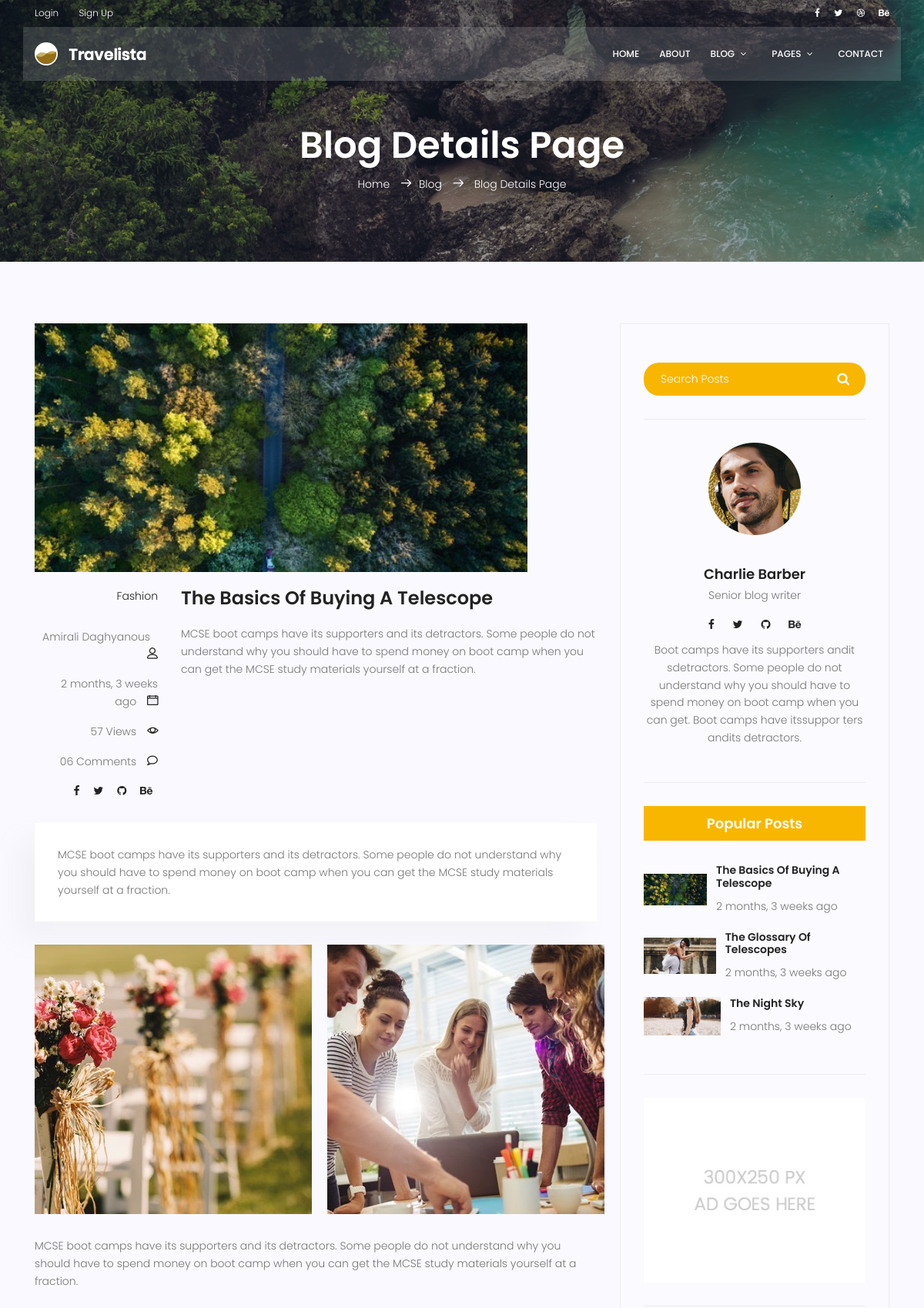
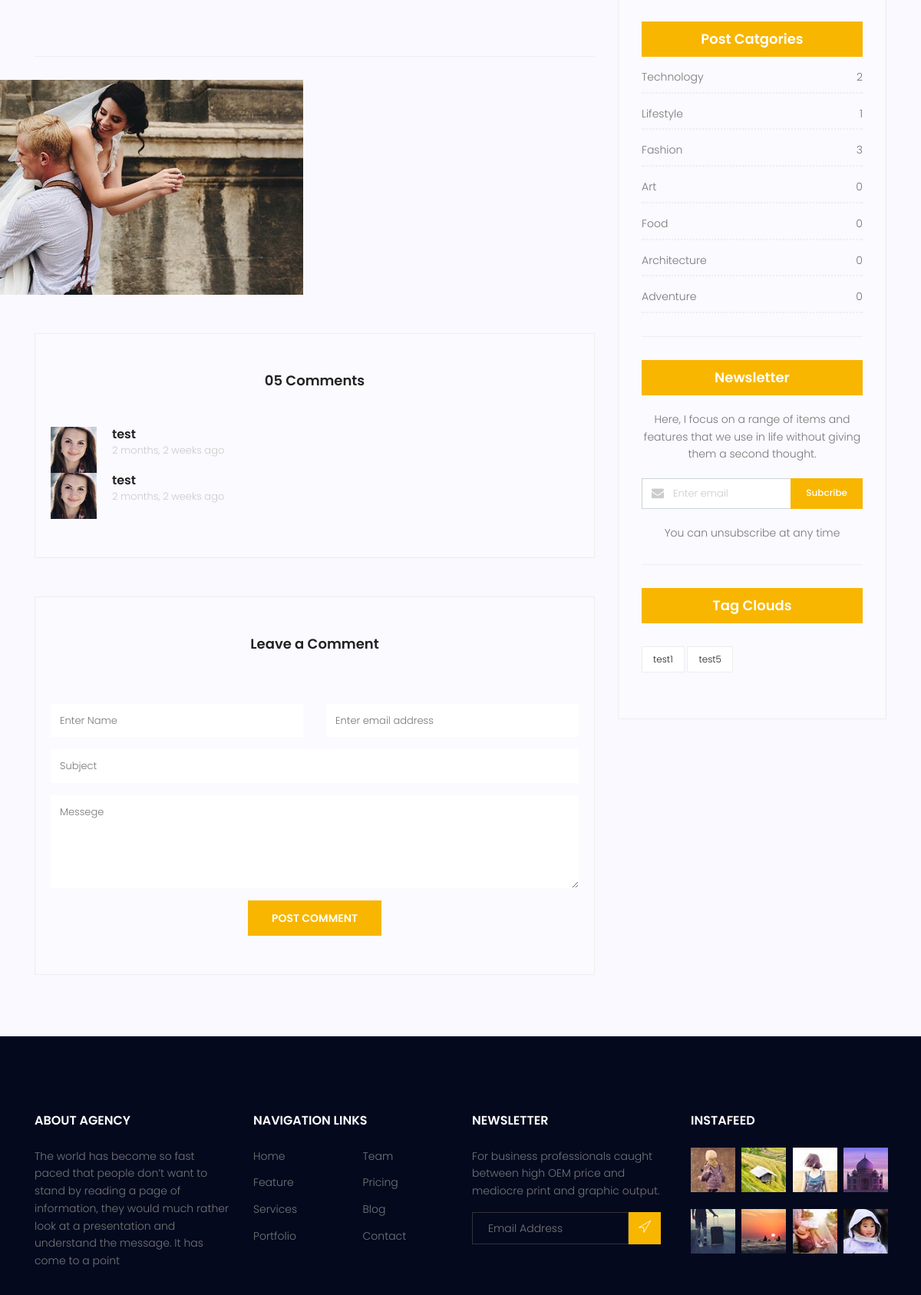
Page /blog-single/3 (upper part) on the committed database (2 pictures, top to bottom).
### Blog/models.py (models this page shows, shortened)
class Post(models.Model):
    title=models.CharField(max_length=250)
    content=models.TextField(max_length=250)
    author=models.ForeignKey(User,on_delete=models.SET_NULL,null=True)
    category=models.ManyToManyField(Category)
    create_date=models.DateTimeField(auto_now_add=True)
    published_date=models.DateTimeField(default=timezone.now)
    image=models.ImageField(upload_to='blog',default='blog/default.jpg')
    status=models.BooleanField(default=False)
    counted_views=models.IntegerField(default=0)
    tags = TaggableManager()

class Category(models.Model):
    name=models.CharField(max_length=250)
    def __str__(self):
        return self.name

class Comment(models.Model):
    name=models.CharField(max_length=250)
    email=models.EmailField()
    subject=models.CharField(max_length=250)
    message=models.TextField(max_length=250)
    post=models.ForeignKey(Post,on_delete=models.CASCADE)
    create_date=models.DateTimeField(auto_now_add=True)
    published_date=models.DateTimeField(default=timezone.now)
    approved=models.BooleanField(default=False)

### Blog/views.py (the view)
# urls.py: path('blog-single/<int:pid>',blogsingle,name="blogsingle"),
def blogsingle(request,pid):
        if request.method == 'POST':
            form=CommentForm(request.POST)
            if form.is_valid():
                form.save()
            return redirect('blogsingle',pid=pid)
        else:
            post = get_object_or_404(Post, published_date__lte=timezone.now(), status=True, id=pid)
            comments=Comment.objects.filter(post=post.id,approved=True)
            previous_post=Post.objects.filter(published_date__lte=timezone.now(), status=True).exclude(id__gte=pid).last()
            next_post=Post.objects.filter(published_date__lte=timezone.now(), status=True).exclude(id__lte=pid).first()
            post.counted_views+=1
            post.save()
            form = CommentForm()
            context = {'post': post,
                       'form':form,
                       'Comments':comments,
                       "previous_post":previous_post,
                       "next_post":next_post}
            return render(request, 'Blog/blog-single.html', context)

### Blog/forms.py
class CommentForm(forms.ModelForm):
        class Meta:
            model = Comment
            fields = ['name','subject', 'email', 'message','post']

### Blog/templatetags/blog_tags.py (called while the page is built)
@register.inclusion_tag('Blog/blog-popularposts.html')
def popularpost(arg=3):
    postss=Post.objects.filter( published_date__lte=timezone.now(), status=True).order_by('published_date')[:arg]
    return {'posts':postss}

@register.inclusion_tag('Blog/blog-category.html')
def categories():
    postss=Post.objects.filter( published_date__lte=timezone.now(), status=True)
    categories=Category.objects.all()
    cat_dict = {}
    for name in categories:
        cat_dict[name]=postss.filter(category=name).count()
    return {'categories':cat_dict}

@register.inclusion_tag('Blog/blog-tags.html')
def blog_tags(list=None):
    if list:
        tags=list
    else:
        tags=Tag.objects.all()
    return {'tags':tags}

### templates/Blog/blog-single.html (shortened to what this page needs)
{% extends 'base.html' %}
{% load static %}
{% load blog_tags %}
{% load humanize %}
{% block banner_area %}
    <section class="relative about-banner">
        <div class="overlay overlay-bg"></div>
        <div class="container">
            <div class="row d-flex align-items-center justify-content-center">
                <div class="about-content col-lg-12">
                    <h1 class="text-white">
                        Blog Details Page
                    </h1>
                    <p class="text-white link-nav"><a href="../index.html">Home </a> <span
                            class="lnr lnr-arrow-right"></span><a href="blog-home.html">Blog </a> <span
                            class="lnr lnr-arrow-right"></span> <a href="blog-single.html"> Blog Details Page</a></p>
                </div>
            </div>
        </div>
    </section>
{% endblock %}
{% block content %}
    <section class="post-content-area single-post-area">
        <div class="container">
            <div class="row">
                <div class="col-lg-8 posts-list">
                    <div class="single-post row">
                        <div class="col-lg-12">
                            <div class="feature-img">
                                <img class="img-fluid" src="{{ post.image.url }}" alt="">
                            </div>
                        </div>
                        <div class="col-lg-3  col-md-3 meta-details">
                            <ul class="tags">
                                {% for cat in post.category.all %}
                                    <li><a href="#">{{ cat }}</a></li>
                                {% endfor %}
                            </ul>
                            <div class="user-details row">
                                <p class="user-name col-lg-12 col-md-12 col-6"><a
                                        href="#">{{ post.author.get_full_name }}</a> <span class="lnr lnr-user"></span>
                                </p>
                                <p class="date col-lg-12 col-md-12 col-6"><a
                                        href="#">{{ post.published_date|naturaltime }}</a> <span
                                        class="lnr lnr-calendar-full"></span></p>
                                <p class="view col-lg-12 col-md-12 col-6"><a href="#">{{ post.counted_views }} Views</a>
                                    <span class="lnr lnr-eye"></span></p>
                                <p class="comments col-lg-12 col-md-12 col-6"><a href="#">06 Comments</a> <span
                                        class="lnr lnr-bubble"></span></p>
                                <ul class="social-links col-lg-12 col-md-12 col-6">
                                    <li><a href="#"><i class="fa fa-facebook"></i></a></li>
                                    <li><a href="#"><i class="fa fa-twitter"></i></a></li>
                                    <li><a href="#"><i class="fa fa-github"></i></a></li>
                                    <li><a href="#"><i class="fa fa-behance"></i></a></li>
                                </ul>
                            </div>
                        </div>
                        <div class="col-lg-9 col-md-9">
                            <h3 class="mt-20 mb-20">{{ post.title }}</h3>
                            <p class="excert">
                                {{ post.content }}
                            </p>
                        </div>
                        <div class="col-lg-12">
                            <div class="quotes">
                                {{ post.content }}
                            </div>
                            <div class="row mt-30 mb-30">
                                <div class="col-6">
                                    <img class="img-fluid" src="{% static "img/blog/post-img1.jpg" %}" alt="">
                                </div>
                                <div class="col-6">
                                    <img class="img-fluid" src="{% static "img/blog/post-img2.jpg" %}" alt="">
                                </div>
                                <div class="col-lg-12 mt-30">
                                    <p>
                                        {{ post.content }}
                                    </p>
                                </div>
                            </div>
                        </div>
                    </div>
                    <div class="navigation-area">
                        <div class="row">
                            {% if not next_post == none %}
                                <div class="col-lg-6 col-md-6 col-12 nav-right flex-row d-flex justify-content-end align-items-center">
                                    <div class="arrow">
                                        <a href="{% url "blogsingle" pid=next_post.id %}"></a>
                                    </div>
                                    <div class="thumb">
                                        <a href="{% url "blogsingle" pid=next_post.id %}"><img class="img-fluid"
                                                                                               src="{{ next_post.image.url }}"
                                                                                               alt=""></a>
                                    </div>
                                </div>
                            {% endif %}
                        </div>
                    </div>
                    <div class="comments-area">
                        <h4>05 Comments</h4>
                        <div class="comment-list">
                            {% for comment in Comments %}
                                <div class="single-comment justify-content-between d-flex">
                                    <div class="user justify-content-between d-flex">
                                        <div class="thumb">
                                            <img src="{% static "img/blog/c1.jpg" %}" alt="">
                                        </div>
                                        <div class="desc">
                                            <h5><a href="#">{{ comment.subject }}</a></h5>
                                            <p class="date">{{ comment.published_date|naturaltime }} </p>
                                        </div>
                                    </div>
                                </div>
                            {% endfor %}
                        </div>
                    </div>
                    <div class="comment-form">
                        <h4>Leave a Comment</h4>
                        <form method="post" action="{% url 'blogsingle' pid=post.id %}">
                            <div class="form-group col-lg-6 col-md-12 name">
                                </div>
                            <div class="form-group form-inline">
                                <div class="form-group col-lg-6 col-md-12 name">
                                    <input type="text" class="form-control" name="name" placeholder="Enter Name"
                                           onfocus="this.placeholder = ''" onblur="this.placeholder = 'Enter Name'">
                                </div>
                                <div class="form-group col-lg-6 col-md-12 email">
                                    <input type="email" class="form-control" name="email"
                                           placeholder="Enter email address"
                                           onfocus="this.placeholder = ''"
                                           onblur="this.placeholder = 'Enter email address'">
                                </div>
                            </div>
                            <div class="form-group">
                                <input type="text" class="form-control" name="subject" placeholder="Subject"
                                       onfocus="this.placeholder = ''" onblur="this.placeholder = 'Subject'">
                            </div>
                            <div class="form-group">
                            <textarea class="form-control mb-10" rows="5" name="message" placeholder="Messege"
                                      onfocus="this.placeholder = ''" onblur="this.placeholder = 'Messege'"
                                      required=""></textarea>
                            </div>
                            <button href="#" type="submit" class="primary-btn text-uppercase">Post Comment</button>
                        </form>
                    </div>
                </div>
                <div class="col-lg-4 sidebar-widgets">
                    <div class="widget-wrap">
                        {% include 'Blog/blog-search.html' %}
                        {% include 'Blog/blog-userinfo.html' %}
                        {% popularpost %}
                        {% include 'Blog/blog-ads.html' %}
                        {% categories %}
                        {% include 'Blog/blog-newsletter.html' %}
                        {% blog_tags post.tags.all %}
                    </div>
                </div>
            </div>
        </div>
    </section>
{% endblock %}

### templates/Blog/blog-popularposts.html
{% load static %}
{% load humanize %}
<div class="single-sidebar-widget popular-post-widget">
    <h4 class="popular-title">Popular Posts</h4>
    <div class="popular-post-list">
            {% for post in posts %}
        <div class="single-post-list d-flex flex-row align-items-center">
            <div class="thumb">
                <img class="img-fluid" src=" {{post.image.url}}" alt="">
            </div>
            <div class="details">
                <a href="{% url 'blogsingle' pid=post.id %}"><h6>{{ post.title}}</h6></a>
                <p>{{ post.published_date|naturaltime}}</p>
            </div>
        </div>
        {% endfor %}
    </div>
</div>

### templates/Blog/blog-category.html
{% load blog_tags %}
<div class="single-sidebar-widget post-category-widget">
    <h4 class="category-title">Post Catgories</h4>
    <ul class="cat-list">
        {% for name,count in categories.items %}
        <li>
            <a href="{% url "category"  cat=name.name %}" class="d-flex justify-content-between" >
                <p>{{ name }}</p>
                <p>{{ count }}</p>
            </a>
        </li>
        {% endfor  %}
    </ul>
</div>

### templates/Blog/blog-tags.html
<div class="single-sidebar-widget tag-cloud-widget">
    <h4 class="tagcloud-title">Tag Clouds</h4>
    <ul>
        {% for tag in tags %}
        <li><a href="{% url 'tags'  tag_names=tag.name %}">{{ tag.name }}</a></li>
        {% endfor %}
    </ul>
</div>

### rows in the picture
Post: image (picture), author.get_full_name "Amirali Daghyanous", published_date "2 months, 3 weeks ago", counted_views "57", title "The Basics Of Buying A Telescope", content "MCSE boot camps have its supporters and its detractors. Some people do not understand why you should have to spend money on boot camp when you can get the MCSE study materials yourself at a fraction."
Category: name "Fashion", id "3"
Post: image (picture), title "The Glossary Of Telescopes", published_date "2 months, 3 weeks ago"
Comment: subject "test", published_date "2 months, 2 weeks ago"
Comment: subject "test", published_date "2 months, 2 weeks ago"
Post: image (picture), title "The Night Sky", published_date "2 months, 3 weeks ago"
Category: name "Technology", count "2"
Category: name "Lifestyle", count "1"
Category: name "Art", count "0"
Category: name "Food", count "0"
Category: name "Architecture", count "0"
Category: name "Adventure", count "0"
Tag: name "test1"
Tag: name "test5"
